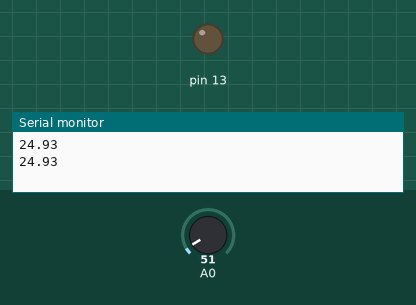
Recording of a sketch running on a simulated Arduino Uno, built with avr-gcc and run on an emulated ATmega328P. Parts: output pins drawn as LEDs (lit = HIGH), the last lines printed to the serial monitor. The inputs (shaded band) are chosen by the test bench; at power-on: A0 = 51.

Above: at 1.8 s.
1.9 s: A0 set to 94
3.4 s: A0 set to 113
At 4.3 s:
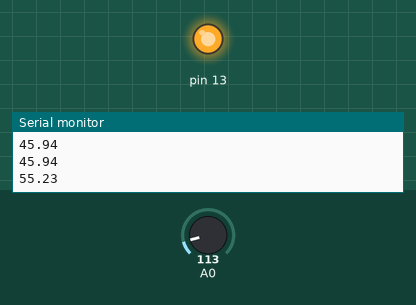
5.5 s: A0 set to 86
At 7.1 s:
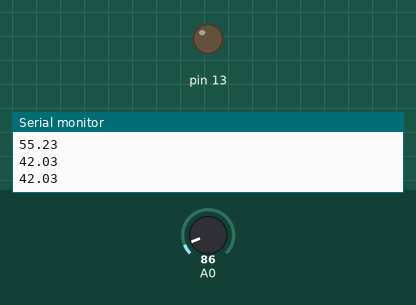
7.5 s: A0 set to 112
At 8.6 s:
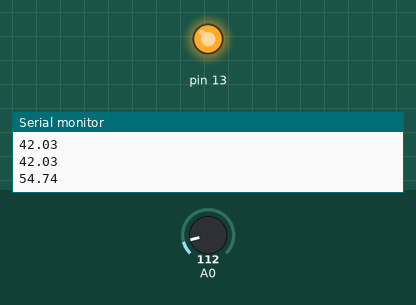
Timing chart, 0 to 10.5 s (numbered marks = the images above; inputs shaded):
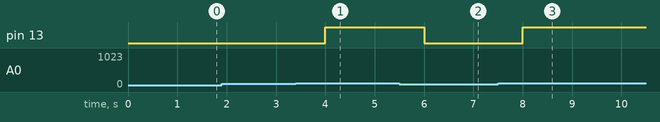

Measured:
- the behaviour switches between 102 and 103 on A0 (found by bisection; images 0 and 1)
- after the input at 3.4 s, pin 13: LOW → HIGH after 0.60 s
- after the input at 5.5 s, pin 13: HIGH → LOW after 0.50 s
- after the input at 7.5 s, pin 13: LOW → HIGH after 0.51 s

The sketch:

tempsens.ino
```cpp
/*
 Author: Youssef Attia
 Description: heat alarm using LM35 sensor
*/
float adc, temp;
void setup() {
  pinMode(A0, INPUT);
  pinMode(13, OUTPUT);
  Serial.begin(9600);
}

void loop() {
  adc = analogRead(A0);
  temp = (adc * 500) / 1023.0;
  Serial.println(temp);
  if (temp > 50) {
    digitalWrite(13, HIGH);
  }
  else if (temp < 50) {
    digitalWrite(13, LOW);
  }
  delay(1000);
}
```
